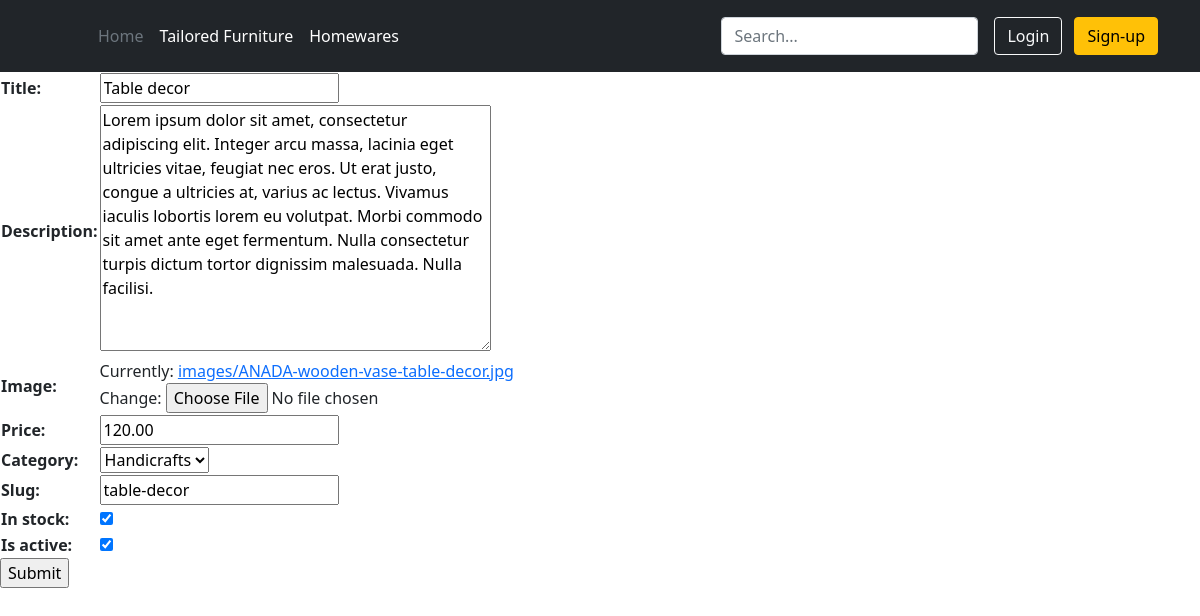
Before: /products/update/3 with the older database file.
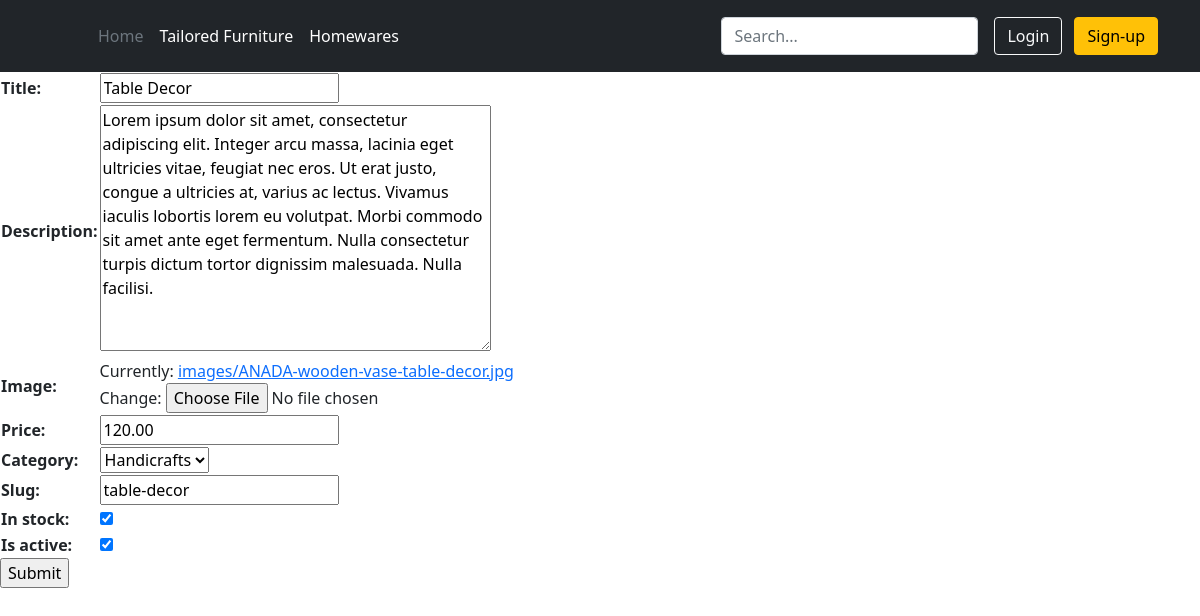
After: the same page with the newer database file.
### products/models.py (models this page shows, shortened)
class Product(models.Model):
    title = models.CharField(max_length=200)
    description = models.TextField(blank=True)
    image = models.ImageField(upload_to='images/')
    price = models.DecimalField(max_digits=6, decimal_places=2)
    category = models.ForeignKey(Category, related_name='product', on_delete=models.CASCADE)
    slug = models.SlugField(max_length=255)
    in_stock = models.BooleanField(default=True)
    is_active = models.BooleanField(default=True)
    created = models.DateTimeField(auto_now_add=True)
    updated = models.DateTimeField(auto_now=True)
    class Meta:
        verbose_name_plural = 'Products'
        ordering = ('-created',)

### storeAnada/views.py (the view)
# urls.py: path('products/update/<pk>', storeAnada.views.ProductUpdateView.as_view(), name='products-update')
class ProductUpdateView(UpdateView):
    template_name = "products/product_create.html"
    model = Product
    form_class = ProductForm
    success_url = reverse_lazy('success')

### products/forms.py
class ProductForm(ModelForm):
    class Meta:
        model = Product
        fields = "__all__"

### products/models.py (called while the page is built)
    def __str__(self):
        return self.name

### templates/products/product_create.html (shortened to what this page needs)
{% extends "base.html" %}
{% block content %}
    <form enctype="multipart/form-data" method="POST">
        <table>
            {{ form }}
        </table>
        <input type="submit" value="Submit">
    </form>
{% endblock %}

Changed rows visible on the page:
changed Product "Handicrafts": title "Table decor" → "Table Decor"
